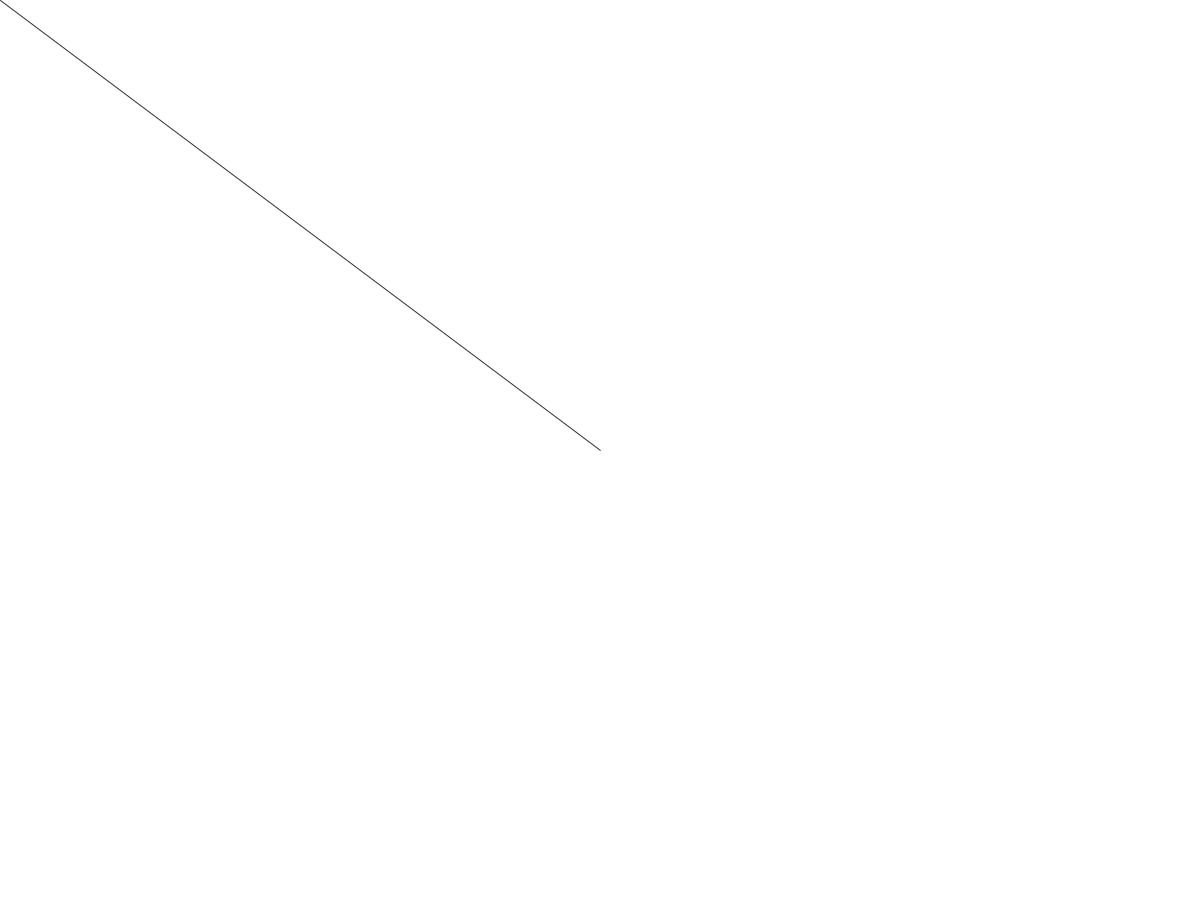
Frame 1 (no input)
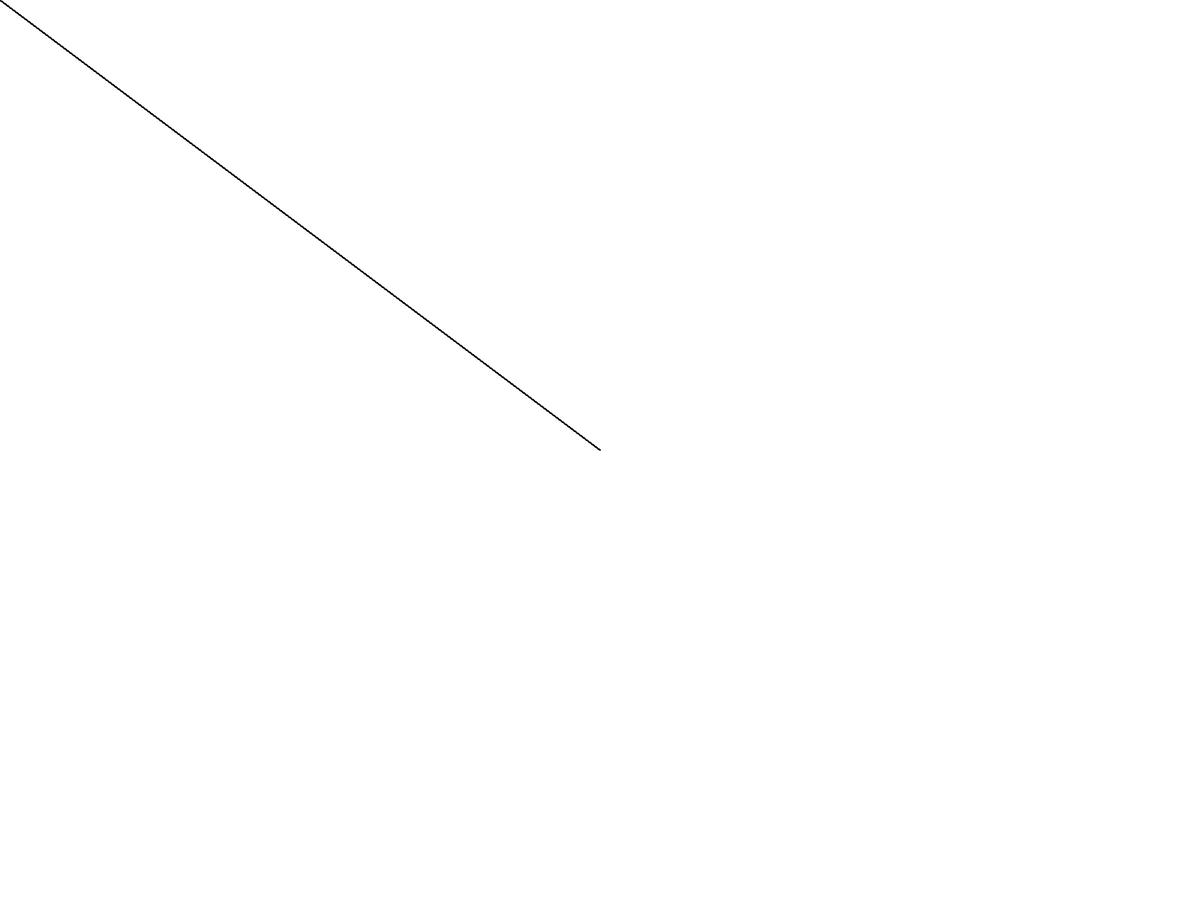
Frame 60 (the mouse pressed at the canvas centre just before this capture)
Frame 120 (the mouse held since frame 60 and released just before this capture): identical to frame 60, image omitted

The Processing sketch that drew these frames (run headless with seeded random() and noise(); from frame 60 on, the mouse is pressed at the canvas centre):

// Processing sketch: ch1_04_vector_subtraction
// ── ch1_04_vector_subtraction.pde
/**
 * Vector subtraction
 *
 * The following example demonstrates vector subtraction by taking the
 * difference between two points—the mouse location and the center of
 * the window.
 */

class MyVector {
  float x;
  float y;

  MyVector(float x_, float y_) {
    x = x_;
    y = y_;
  }

  void add(MyVector v) {
    x = x + v.x;
    y = y + v.y;
  }

  void sub(MyVector v) {
    x = x - v.x;
    y = y - v.y;
  }
}

void setup() {
  //size(640,360);
  fullScreen();
  background(255);
}


void draw() {
  //background(255);

  // Mouse location
  MyVector mouse = new MyVector(mouseX,mouseY);

  // Center of the window
  MyVector center = new MyVector(width/2,height/2);

  // We could just do this
  // line(center.x,center.y,mouse.x,mouse.y);

  // But let's use vector subtraction
  mouse.sub(center);
  translate(width/2,height/2);

  // Draw a line to represent the vector
  line(0,0,mouse.x,mouse.y);
}
